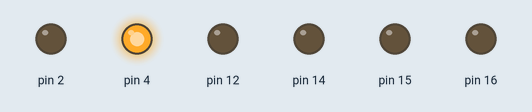
A sketch run on a simulated Arduino Uno, built with avr-gcc and run on an emulated ATmega328P. Parts: output pins drawn as LEDs (lit = HIGH).

Above: at 0.1 s.
At 0.5 s:
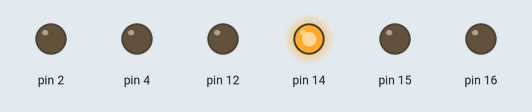
At 0.9 s:
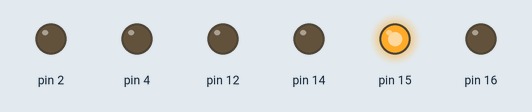
At 1.1 s:
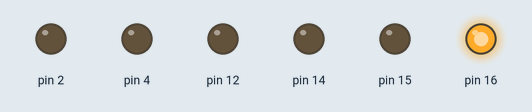
At 1.9 s:
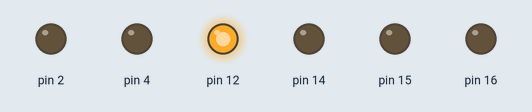
At 2.7 s:
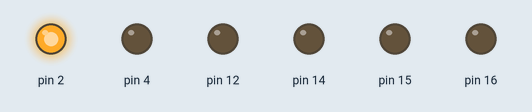
Timing chart, 0 to 3.0 s (numbered marks = the images above):
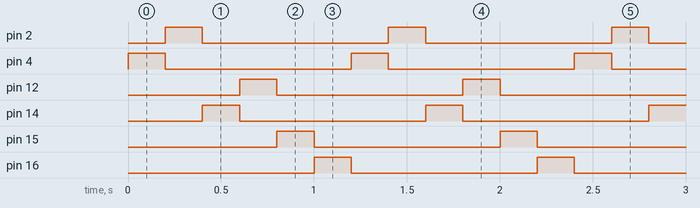

The sketch:

TestRunningLED.ino
```cpp
void setup() {
  // put your setup code here, to run once:
  pinMode(16, OUTPUT);
  pinMode(4, OUTPUT);
  pinMode(2, OUTPUT);
  pinMode(14, OUTPUT);
  pinMode(12, OUTPUT);
  pinMode(15, OUTPUT);
}

void loop() {
  // put your main code here, to run repeatedly:
  digitalWrite(16,LOW);
  digitalWrite(4,HIGH);
  delay(200);

  digitalWrite(4,LOW);
  digitalWrite(2,HIGH);
  delay(200);

  digitalWrite(2,LOW);
  digitalWrite(14,HIGH);
  delay(200);

  digitalWrite(14 ,LOW);
  digitalWrite(12,HIGH);
  delay(200);

  digitalWrite(12 ,LOW);
  digitalWrite(15,HIGH);
  delay(200);

  digitalWrite(15 ,LOW);
  digitalWrite(16,HIGH);
  delay(200);
}
```

Measured:
- by itself, pin 2, pin 4, pin 12, pin 14–16: alternates HIGH for 0.20 s and LOW for 1.0 s
- by itself, everything shown: repeats every 1.2 s, in 6 steps
